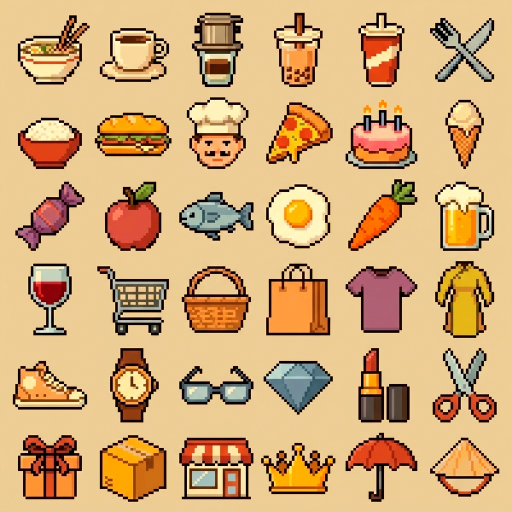
#> input picture art/banana/g1.jpg, 1024 x 1024 px (shown at 1/2 size)
$ python -i comfy_generate_128.py   (imports and definitions only)
#> lines starting #> are read from the running program, lines starting #| are printed output that depends on the picture
#> further down, picture is the input picture: PIL image 1024x1024 RGB; mean R, G, B 208.6, 169, 118.1
#!/usr/bin/env python3
"""
Tạo hàng loạt Pixel Art Icon 2D tối giản chuẩn UI/UX mang phong cách & văn hóa Việt Nam,
viền tối sắc nét của icon (không viền trắng, không bóng đổ dưới chân), độ phân giải >= 128x128
bằng ComfyUI Desktop theo Workflow 05 (05_Pixel_Product_Icon_CleanBG.json).

Cách chạy:
  python tools/icons32/comfy_generate_128.py --url https://<tunnel>.trycloudflare.com --size 128 --apply
"""
import argparse
import base64
import io
import json
import re
import time
import urllib.parse
import urllib.request
from pathlib import Path
from PIL import Image

ROOT = Path(__file__).resolve().parents[2]
ICONS_JS = ROOT / "web" / "icons.js"

# Mô tả mang đậm phong cách & văn hóa Việt Nam (tối ưu cho SDXL + pixel-art-xl 2D UI/UX)
SUBJECTS_EN = {
    "app_icon": "golden coin with bold dollar sign in center on pastel pink retro handheld game console rounded square UI badge",
    "mai": "golden five-petal Vietnamese apricot blossom flower",
    "ui-arcade-dome": "glossy butter-yellow circular game button with dark plum plus sign in center",
    "ui-arcade-ring": "dark plum circular game button bezel ring",
    "ui-sky-cloud": "fluffy pastel cream pixel art cloud",
    # Ăn uống (phong cách Việt Nam)
    "pho": "ceramic bowl of Vietnamese beef pho noodle soup with chopsticks and green basil herbs, floating isolated",
    "banh-mi": "elongated crispy golden Vietnamese banh mi baguette sandwich stuffed with pate meat and cilantro, angled",
    "phin": "traditional Vietnamese stainless steel phin coffee filter sitting on top of a clear glass of iced milk coffee",
    "coffee": "Vietnamese iced milk coffee ca phe sua da in glass with condensation",
    "milk-tea": "pastel bubble milk tea cup with tapioca pearls and straw, clean flat base",
    "cup-soda": "glass of iced kumquat lemon tea tra tac with straw",
    "utensils": "wooden chopsticks and ceramic Asian soup spoon crossed",
    "rice": "traditional Vietnamese ceramic bowl of steamed white rice with wooden chopsticks",
    "chef": "white chef hat",
    "pizza": "slice of pepperoni cheese pizza",
    "cake": "pastel birthday cake slice with strawberry",
    "ice-cream": "pastel coconut ice cream cone",
    "candy": "wrapped pastel sweet candy",
    "apple": "fresh red apple with green leaf",
    "fish": "fresh silver fish",
    "egg": "fried egg sunny side up",
    "carrot": "orange carrot with green top",
    "beer": "glass mug of cold golden beer with white foam",
    "wine": "red wine glass",
    "cart": "pastel shopping cart",
    "basket": "traditional Vietnamese woven bamboo market basket with fresh vegetables",
    # Di chuyển (phong cách Việt Nam)
    "scooter": "cute mint pastel Vietnamese street motor scooter, side view, single object",
    "bike": "cute vintage pastel bicycle",
    "car": "cute compact pastel city car",
    "taxi": "green-yellow Vietnamese city taxi cab",
    "bus": "cute pastel city bus",
    "train": "modern cute train front",
    "plane": "cute white and blue airplane",
    "ship": "cute small wooden boat",
    "fuel": "red gas fuel pump",
    "parking": "blue P parking sign",
    "wrench": "silver mechanic wrench",
    "road": "curved road with white dashed line",
    "map-pin": "red map location pin",
    "compass": "classic golden compass",
    "luggage": "pastel travel suitcase",
    "ticket": "yellow event ticket",
    # Nhà cửa (phong cách Việt Nam)
    "home": "cozy traditional Vietnamese house with red clay tile roof, yellow ochre walls and wooden double door",
    "building": "cute pastel Vietnamese narrow shophouse nha ong with balcony plants",
    "zap": "bright yellow lightning bolt",
    "droplet": "clean blue water droplet",
    "wifi": "glowing cyan wifi signal icon",
    "tv": "cute retro television set",
    "bulb": "warm glowing yellow lightbulb",
    "bed": "cozy wooden bed with bamboo mat and pillow",
    "bath": "white bathtub with bubbles",
    "sofa": "cozy wooden sofa with pastel cushions",
    "fan": "cute pastel electric desk fan",
    "plug": "electric power plug",
    "flame": "warm orange flame",
    "key": "golden vintage key",
    "lock": "golden padlock",
    "tree": "lush green tropical banyan tree",
    "sprout": "fresh green rice plant sprout",
    "flower": "pink Vietnamese lotus flower hoa sen blossom",
    "trash": "clean small trash bin",
    # Mua sắm (phong cách Việt Nam)
    "bag": "cute pastel pink shopping tote bag",
    "shirt": "folded pastel blue shirt",
    "ao-dai": "traditional Vietnamese pastel pink ao dai long dress",
    "shoe": "cute pastel sneaker shoe",
    "watch": "brown strap wristwatch",
    "glasses": "round eyeglasses",
    "gem": "sparkling cyan diamond gem",
    "lipstick": "red-pink lipstick tube",
    "scissors": "craft scissors",
    "gift": "gift box with red ribbon bow",
    "package": "brown cardboard delivery parcel box",
    "store": "cute Vietnamese street convenience shop tiem tap hoa with striped awning",
    "crown": "golden crown with gems",
    "umbrella": "pastel umbrella",
    "non-la": "traditional Vietnamese conical palm leaf hat non la with red chin strap",
    "tag": "yellow price tag",
    "sparkles": "golden stars sparkles",
    # Tài chính & Công nghệ
    "wallet": "cute brown leather wallet with gold clasp",
    "credit-card": "blue bank credit card with gold chip",
    "banknote": "green Vietnamese paper banknote bill",
    "coins": "stack of golden coins",
    "piggy": "cute pastel pink piggy bank",
    "salary": "golden money bag with coin",
    "hand-coins": "hand holding gold coin",
    "landmark": "classical bank building with pillars",
    "safe": "blue-grey metal bank safe",
    "receipt": "white paper receipt bill",
    "calculator": "pastel pocket calculator",
    "percent": "orange percent sign",
    "trend-up": "green upward chart arrow",
    "trend-down": "red downward chart arrow",
    "pie": "colorful pie chart",
    "chart": "green bar chart",
    "briefcase": "brown leather briefcase",
    "handshake": "friendly handshake icon",
    "shield": "blue security shield",
    "phone": "smartphone with glowing screen",
    "laptop": "open laptop computer",
    "monitor": "desktop computer monitor",
    "headphones": "pastel over-ear headphones",
    "gamepad": "retro game controller",
    "camera": "cute retro camera",
    "printer": "compact office printer",
    "radio": "retro radio with antenna",
    "cassette": "retro cassette tape",
    # Sức khỏe, Giải trí, Học tập, Gia đình
    "heart": "cute red heart",
    "heart-pulse": "red heart with pulse line",
    "pill": "two-tone medicine capsule pill",
    "stethoscope": "medical stethoscope",
    "syringe": "clean medical syringe",
    "tooth": "clean white tooth",
    "cross": "first aid medical kit with red cross",
    "dumbbell": "gym dumbbell weight",
    "activity": "fitness tracker smartwatch",
    "yoga": "rolled purple yoga mat",
    "baby": "cute baby milk bottle",
    "film": "cinema film reel",
    "music": "purple music note",
    "guitar": "wooden acoustic guitar",
    "vinyl": "black vinyl record disc",
    "disco": "sparkling disco ball",
    "party": "colorful party popper",
    "dice": "white dice cube",
    "palm": "tropical Vietnamese coconut palm tree",
    "tent": "orange camping tent",
    "mountain": "green limestone mountain peak",
    "paw": "cute pet paw print",
    "cat": "cute Vietnamese tabby cat face",
    "dog": "cute golden Vietnamese puppy face",
    "book": "blue hardcover book",
    "book-open": "open book pages",
    "graduation": "black graduation cap with gold tassel",
    "pencil": "yellow pencil with pink eraser",
    "school": "traditional Vietnamese yellow-wall red-roof school building",
    "lamp": "warm desk study lamp",
    "file": "yellow document folder",
    "globe": "blue and green earth globe",
    "users": "two cute friendly people icons",
    "user": "cute single person avatar",
    "home-heart": "cozy Vietnamese house with pink heart",
    "envelope-red": "Vietnamese lucky red envelope li xi with gold coin",
    "phone-call": "classic telephone handset",
    "mail": "white mail envelope with stamp",
    "pagoda": "traditional Vietnamese curved-roof pagoda chua",
    "flag": "Vietnamese red flag with yellow five-point star",
    "star": "bright golden five-point star",
}


# [29 lines left out: functions api_json, api_bytes, not called in this run]


def clean_icon_rgba(im: Image.Image, target_size: int = 128) -> Image.Image:
    """Giữ nguyên viền tối sắc nét của icon, loại bỏ hoàn toàn bóng xám dưới chân nếu sót lại, căn giữa 128x128."""
#> called with target_size = 128
    im = im.convert("RGBA")
    w, h = im.size
#> w = 1024; h = 1024
    px = im.load()
    # Xóa các pixel bóng xám/tím nhạt bán trong suốt hoặc nằm rời ở rìa dưới không có viền tối
    for y in range(h):
        for x in range(w):
            r, g, b, a = px[x, y]
            if a == 0:
                continue
            if a < 180:
                px[x, y] = (0, 0, 0, 0)
    bbox = im.getbbox()
#> bbox = (0, 0, 1024, 1024)
    if bbox:
        im = im.crop(bbox)
    cw, ch = im.size
#> cw = 1024; ch = 1024
    pad = max(4, target_size // 20)
    inner = target_size - pad * 2
    scale = min(inner / max(1, cw), inner / max(1, ch))
#> scale = 0.113
    nw, nh = max(1, int(round(cw * scale))), max(1, int(round(ch * scale)))
#> nw = 116; nh = 116
    im = im.resize((nw, nh), Image.NEAREST if target_size <= 128 else Image.LANCZOS)
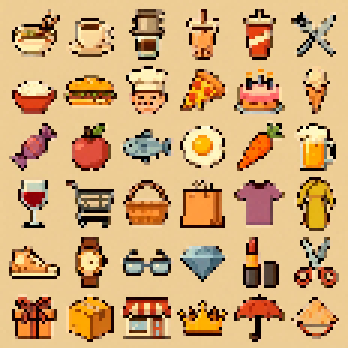
#> im: PIL image 116x116 RGBA (shown 3 times larger); mean R, G, B, A 207.9, 168.4, 117.5, 255
    canvas = Image.new("RGBA", (target_size, target_size), (0, 0, 0, 0))
#> canvas: PIL image 128x128 RGBA; every value is 0
    canvas.alpha_composite(im, ((target_size - nw) // 2, (target_size - nh) // 2))
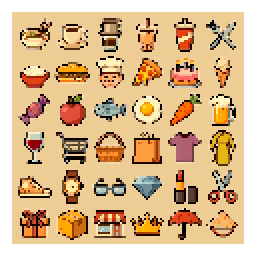
#> canvas: PIL image 128x128 RGBA (shown 2 times larger); mean R, G, B, A 170.8, 138.3, 96.5, 209.4; transparent parts drawn white
    return canvas


# [207 lines left out: functions build_wf07_3lora, apply_to_app, main, not called in this run]


# [2 lines not run here, left out]

>>> from PIL import Image
>>> picture = Image.open('../../art/banana/g1.jpg')
>>> result = clean_icon_rgba(picture)

$ run again, on art/banana/g3.jpg
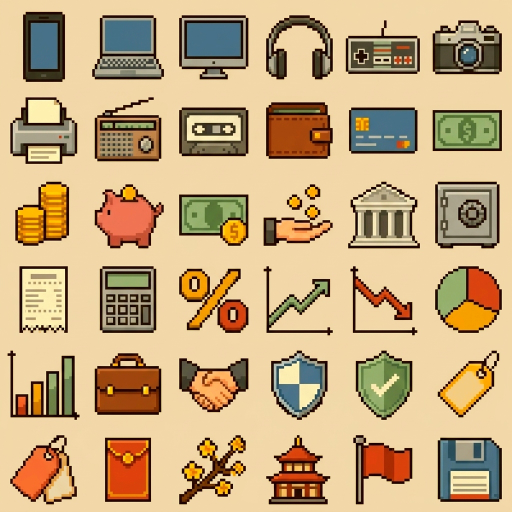
#> input picture art/banana/g3.jpg, 1024 x 1024 px (shown at 1/2 size)
#> picture is the input picture: PIL image 1024x1024 RGB; mean R, G, B 196.8, 168.7, 126.3
#> bbox = (0, 0, 1024, 1024)
#> in clean_icon_rgba, `im = im.resize((nw, nh), Image.NEAREST if target_size <= 128 else Imag..`:
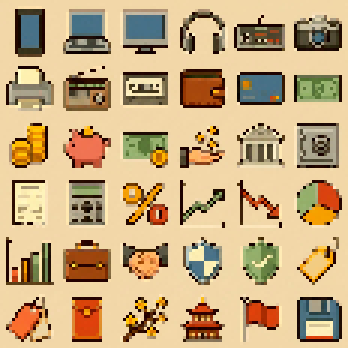
#> im: PIL image 116x116 RGBA (shown 3 times larger); mean R, G, B, A 198, 170, 127.1, 255
#> in clean_icon_rgba, `canvas.alpha_composite(im, ((target_size - nw) // 2, (target_size - nh..`:
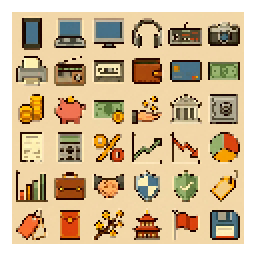
#> canvas: PIL image 128x128 RGBA (shown 2 times larger); mean R, G, B, A 162.6, 139.6, 104.4, 209.4; transparent parts drawn white

$ run again, on art/banana/g4.jpg
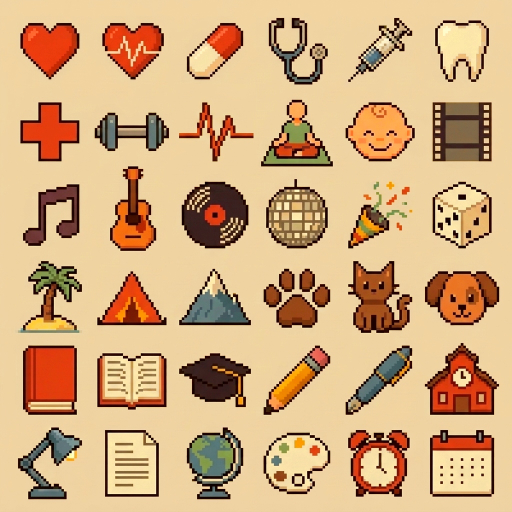
#> input picture art/banana/g4.jpg, 1024 x 1024 px (shown at 1/2 size)
#> picture is the input picture: PIL image 1024x1024 RGB; mean R, G, B 208.3, 170.4, 125.8
#> bbox = (0, 0, 1024, 1024)
#> in clean_icon_rgba, `im = im.resize((nw, nh), Image.NEAREST if target_size <= 128 else Imag..`:
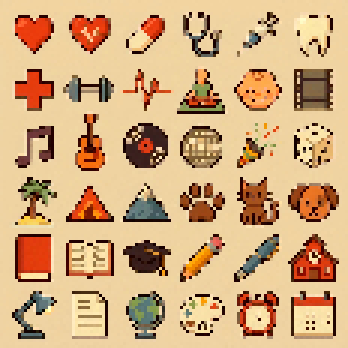
#> im: PIL image 116x116 RGBA (shown 3 times larger); mean R, G, B, A 208.2, 170.3, 125.7, 255
#> in clean_icon_rgba, `canvas.alpha_composite(im, ((target_size - nw) // 2, (target_size - nh..`:
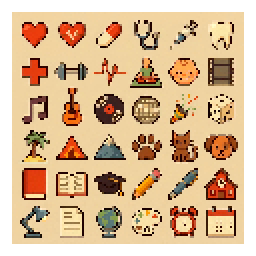
#> canvas: PIL image 128x128 RGBA (shown 2 times larger); mean R, G, B, A 171, 139.9, 103.3, 209.4; transparent parts drawn white

$ run again, on art/banana/g5.jpg
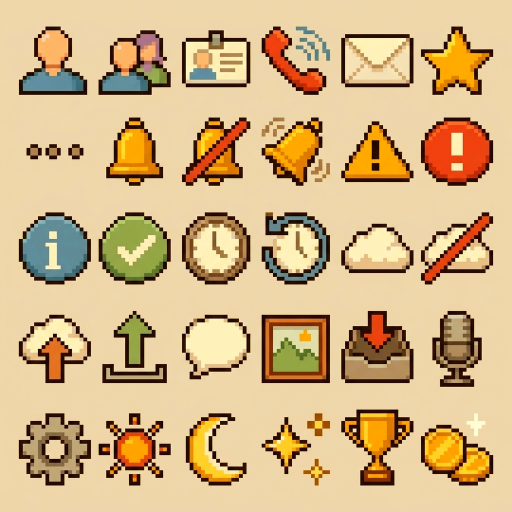
#> input picture art/banana/g5.jpg, 1024 x 1024 px (shown at 1/2 size)
#> picture is the input picture: PIL image 1024x1024 RGB; mean R, G, B 210, 179.9, 132.3
#> bbox = (0, 0, 1024, 1024)
#> in clean_icon_rgba, `im = im.resize((nw, nh), Image.NEAREST if target_size <= 128 else Imag..`:
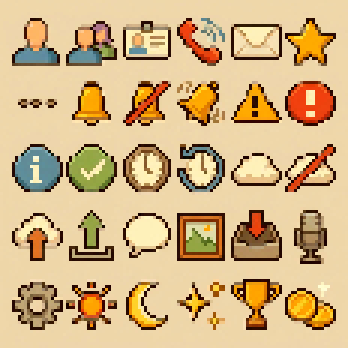
#> im: PIL image 116x116 RGBA (shown 3 times larger); mean R, G, B, A 208.9, 178.8, 131.4, 255
#> in clean_icon_rgba, `canvas.alpha_composite(im, ((target_size - nw) // 2, (target_size - nh..`:
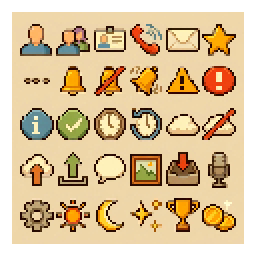
#> canvas: PIL image 128x128 RGBA (shown 2 times larger); mean R, G, B, A 171.6, 146.9, 107.9, 209.4; transparent parts drawn white
